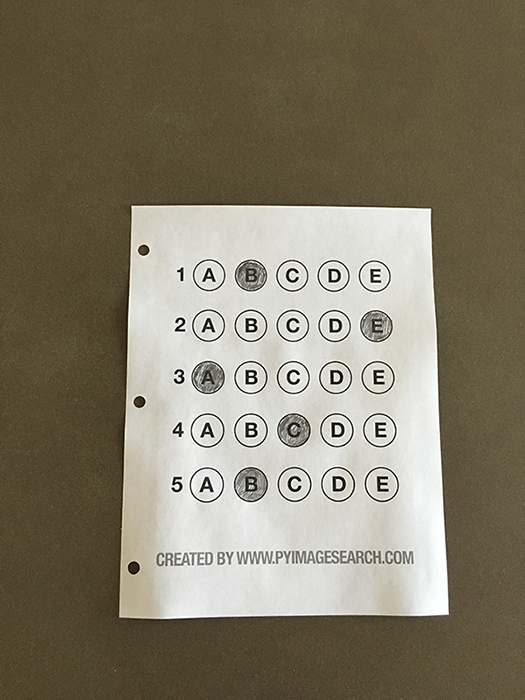
#> input picture samples/omr_test_01.png, 525 x 700 px, found by its file name
$ python optical_mark_recognizer.py   (older library calls are emulated)
#> lines starting #> are read from the running program, lines starting #| are printed output that depends on the picture; after the words box and inside, x2 and y2 are one past the last pixel; in counts of white or black regions, pixels touching at a corner belong together
### shared_python_modules/get_corners_from_contours.py
import cv2
import numpy as np

def get_corners_from_contours(contours):

    """
    Returns a numpy array of image corners from the given contours.
    """

    document_corners = np.ndarray((4, 1, 2), dtype=contours[0].dtype)

    for contour in contours:
        epsilon = 0.02 * cv2.arcLength(contour, True)
        document_corners = cv2.approxPolyDP(contour, epsilon, True)
        if len(document_corners) == 4:
            break

    return document_corners

### shared_python_modules/warp_to_birds_eye_view.py
import numpy as np
import cv2

def order_points(points):

	assert points.shape == (4, 1, 2), "A np.ndarray(shape = (4, 1, 2)) is required!"

	ordered_points = np.zeros((4, 1, 2), dtype=points.dtype)
	# the top-left point will have the smallest sum, whereas
	# the bottom-right point will have the largest sum
	points_sum = points.sum(axis = 2)
	ordered_points[0] = points[np.argmin(points_sum)]
	ordered_points[2] = points[np.argmax(points_sum)]
	# now, compute the difference between the points, the
	# top-right point will have the smallest difference,
	# whereas the bottom-left will have the largest difference
	points_diff = np.diff(points, axis = 2)
	ordered_points[1] = points[np.argmin(points_diff)]
	ordered_points[3] = points[np.argmax(points_diff)]
	# return the ordered coordinates

	return ordered_points


def warp(image, points, target_height=-1, target_width=-1):

	"""
	image (np.ndarray): Image to be transformed to birds-eye-view.
	points (np.ndarray): Corner points of the deformed image.
	target_width (int): Final image width.
	target_hight (int): Final image height.
	"""

	# Obtain a consistent order (in this case ccw) of the points and unpack individually.
	source_image_rectangle = order_points(points)
	source_image_rectangle = source_image_rectangle.astype(dtype=np.float)

	(top_left, top_right, bottom_right, bottom_left) = \
		source_image_rectangle[0][0], source_image_rectangle[1][0], source_image_rectangle[2][0], source_image_rectangle[3][0]

	if target_width == -1:
		# Compute target width which is the maximum width of the deformed item* in the image if it has not been passed.
		width_a = np.sqrt(((bottom_right[0] - bottom_left[0]) ** 2) + ((bottom_right[1] - bottom_left[1]) ** 2))
		width_b = np.sqrt(((top_right[0] - top_left[0]) ** 2) + ((top_right[1] - top_left[1]) ** 2))
		target_width = max(int(width_a), int(width_b))

	if target_height == -1:
		# Compute target height which is the maximum height of the deformed item* in the image if it has not been passed.
		height_a = np.sqrt(((top_right[0] - bottom_right[0]) ** 2) + ((top_right[1] - bottom_right[1]) ** 2))
		height_b = np.sqrt(((top_left[0] - bottom_left[0]) ** 2) + ((top_left[1] - bottom_left[1]) ** 2))
		target_height = max(int(height_a), int(height_b))

	target_image_rectangle = np.array([
		[0, 0],
		[target_width - 1, 0],
		[target_width - 1, target_height - 1],
		[0, target_height - 1]], dtype="float32")

	# compute the perspective transform matrix and then apply it
	temp = np.zeros(shape=target_image_rectangle.shape, dtype=np.float32)
	for i in range(4):
		temp[i] = source_image_rectangle[i][0]

	source_image_rectangle = [source_image_rectangle[i] for i in range(4)]
	source_image_rectangle = temp.copy()

	M = cv2.getPerspectiveTransform(source_image_rectangle, target_image_rectangle)
	return cv2.warpPerspective(image, M, (target_width, target_height))

### bubble_sheet_multiple_choice_scanner/optical_mark_recognizer.py
# This module takes an image of a multiple choice buble sheet as the input
# and gives back the grade.
import os
import sys
import time
from collections import defaultdict
sys.path.append(os.path.dirname(os.path.dirname(__file__)))

import argparse
import cv2
import numpy as np

import shared_python_modules as spm

ANSWERS_MAPPING = {0: 1, 1: 4, 2: 0, 3: 3, 4: 1}  # ABCDE - 01234
TEMP_IMG_PATH_FOR_FASTER_TESTING = "/home/lyonbach/Repositories/OpenCVStudies/samples/omr_test_01.png"

def extract_relevant_image(bare_image_path):

    """
    Function extracts the area that we are interested for evaluation.
    """

    gray = cv2.imread(bare_image_path, cv2.IMREAD_GRAYSCALE)
    blurred = cv2.GaussianBlur(gray, (5, 5), 0)
    _, thresh = cv2.threshold(blurred, 0, 255, cv2.THRESH_TRIANGLE)
    # edged = cv2.Canny(blurred, 75, 200)

    # Find contours in the edge map, then initialize
    # the contour that corresponds to the document
    edge_contours, _ = cv2.findContours(thresh, cv2.RETR_EXTERNAL, cv2.CHAIN_APPROX_SIMPLE)
    if not len(edge_contours):
        print("[WARNING]: Could not gather contours. Passing this one.")
        return np.ndarray(shape=gray.shape, dtype=gray.dtype)

    # Identify relevant image corners.
    document_corners = spm.get_corners_from_contours(edge_contours)

    # Step #2: Apply a perspective transform to extract the top-down, birds-eye-view of the exam.
    # Warp image to get bird-eye-view.
    return spm.warp(blurred.copy(), document_corners)
    # return spm.warp(gray.copy(), document_corners)

def get_questions_mapping(extracted_question_area):

    """
    Returns a dictionary containing the question number as keys, bubbles center coordinates as values.
    eg. dict = {int: (int, int)}
    """
    # Step #3: Extract the set of bubbles (i.e., the possible answer choices) from the perspective transformed exam.
    # Extract the bubbles.
    thresh = cv2.Canny(extracted_question_area, 75, 200)
    all_contours, _ = cv2.findContours(thresh.copy(), cv2.RETR_EXTERNAL, cv2.CHAIN_APPROX_SIMPLE)

    for contour in all_contours:

        min_x = int(np.min(contour[:, 0][:, 0]))
        max_x = int(np.max(contour[:, 0][:, 0]))
        cv2.min(contour[:, 0][:, 0])
        min_y = int(np.min(contour[:, 0][:, 1]))
        max_y = int(np.max(contour[:, 0][:, 1]))

        w = max_x - min_x
        h = max_y - min_y
        c = (int(min_x + float(w) / 2), int(min_y + float(h)/2))

        if (w not in range(20, 40)) or h not in range(20, 40):
            continue

        if abs(abs(max_x - min_x) - abs(max_y - min_y)) > 3:
            continue

        circles.append(c)

    # Step #4: Sort the questions/bubbles into rows.
    # Find clusters
    ys = [circle[1] for circle in circles]
    centroids = []
    for y in list(set([circle[1] for circle in circles])):
        if ys.count(y) > 2:
            centroids.append(y)

    # Create Dictionary From Clusters
    d = defaultdict(list)
    for circle in circles:
        for cen in centroids:
            if circle[1] in range(cen - 2, cen + 2):
                d[cen].append(circle)

    # Adjust dictionary.
    temp = {}
    for i, k in enumerate(sorted(d.keys())):
        temp[i] = d[k]

    return temp.copy()

# [48 lines left out: functions get_answer_from_one_question, get_all_answers, get_score, not called in this run]

def read_one_paper(image_path):

    initial_time = time.time()

    relevant_image = extract_relevant_image(image_path)
#> in extract_relevant_image, `gray = cv2.imread(bare_image_path, cv2.IMREAD_GRAYSCALE)`:
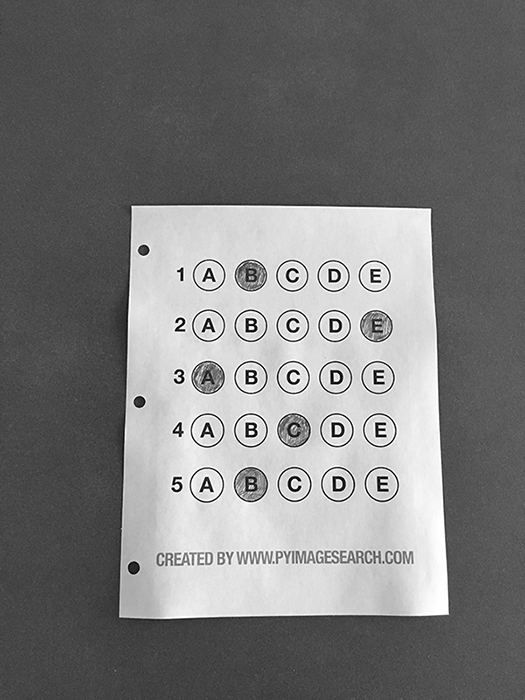
#> gray: shape (700, 525); min 0, max 255, mean 122.9
#> in extract_relevant_image, `blurred = cv2.GaussianBlur(gray, (5, 5), 0)`:
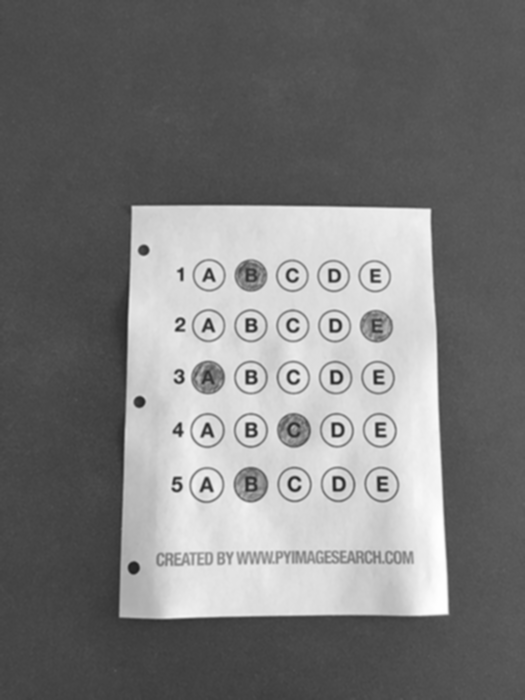
#> blurred: shape (700, 525); min 33, max 255, mean 122.9
#> in extract_relevant_image, `_, thresh = cv2.threshold(blurred, 0, 255, cv2.THRESH_TRIANGLE)`:
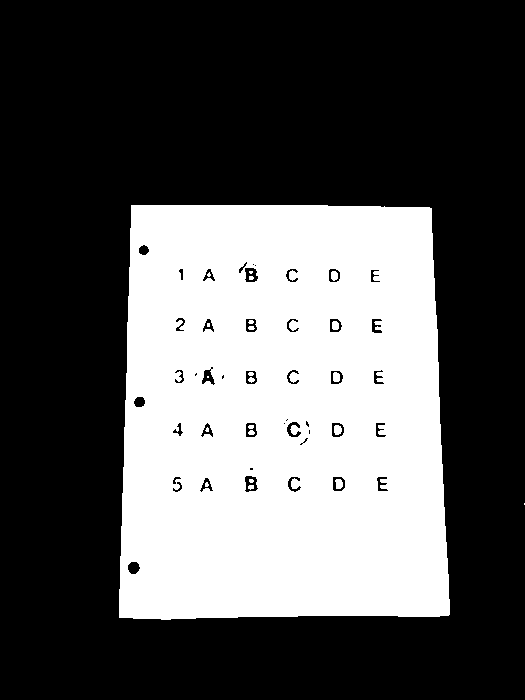
#> thresh: shape (700, 525); 34.7% white; 22 white regions (10 under 20 px)
#> in extract_relevant_image, `edge_contours, _ = cv2.findContours(thresh, cv2.RETR_EXTERNAL, cv2.CHA..`: edge_contours = 2 contours, 1 with area under 20; largest, box (x1, y1, x2, y2) and area: (119, 205, 450, 620) 129180
#> the loop in get_corners_from_contours, `for contour in contours:` made 2 passes
#> (epsilon, document_corners) on passes 1 to 2: (0.04, [[524, 503], [524, 504]]), (29.32, [[131, 205], [119, 617], [448, 615], [431, 208]])
#> in extract_relevant_image, `document_corners = spm.get_corners_from_contours(edge_contours)`: document_corners = [[131, 205], [119, 617], [448, 615], [431, 208]]
#> in order_points, `points_sum = points.sum(axis = 2)`: points_sum = [336, 736, 1063, 639]
#> in order_points, `points_diff = np.diff(points, axis = 2)`: points_diff = [74, 498, 167, -223]
#> in warp, `source_image_rectangle = order_points(points)`: source_image_rectangle = [[131, 205], [431, 208], [448, 615], [119, 617]]
#> in warp, `(top_left, top_right, bottom_right, bottom_left) = \ source_image_rect..`: top_left = [131, 205]; top_right = [431, 208]; bottom_right = [448, 615]; bottom_left = [119, 617]
#> in warp, `width_a = np.sqrt(((bottom_right[0] - bottom_left[0]) ** 2) + ((bottom..`: width_a = 329
#> in warp, `width_b = np.sqrt(((top_right[0] - top_left[0]) ** 2) + ((top_right[1]..`: width_b = 300
#> in warp, `target_width = max(int(width_a), int(width_b))`: target_width = 329
#> in warp, `height_a = np.sqrt(((top_right[0] - bottom_right[0]) ** 2) + ((top_rig..`: height_a = 407.4
#> in warp, `height_b = np.sqrt(((top_left[0] - bottom_left[0]) ** 2) + ((top_left[..`: height_b = 412.2
#> in warp, `target_height = max(int(height_a), int(height_b))`: target_height = 412
#> in warp, `target_image_rectangle = np.array([ [0, 0], [target_width - 1, 0], [ta..`: target_image_rectangle = [[0, 0], [328, 0], [328, 411], [0, 411]]
#> after the loop in warp, `for i in range(4):`: temp = [[131, 205], [431, 208], [448, 615], [119, 617]]
#> in warp, `source_image_rectangle = [source_image_rectangle[i] for i in range(4)]`: source_image_rectangle = [[[131, 205]], [[431, 208]], [[448, 615]], [[119, 617]]]
#> in warp, `source_image_rectangle = temp.copy()`: source_image_rectangle = [[131, 205], [431, 208], [448, 615], [119, 617]]
#> in warp, `M = cv2.getPerspectiveTransform(source_image_rectangle, target_image_r..`: M = [[1.13, 0.0329, -154.6], [-0.0114, 1.14, -232.9], [-4.32e-05, 0.000246, 1]]
#> in warp, `return cv2.warpPerspective(image, M, (target_width, target_height))`:
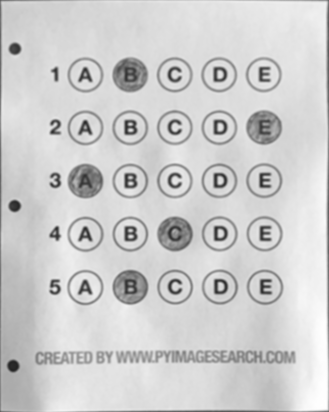
#> returned value: shape (412, 329); min 35, max 255, mean 205.1
    questions_area_info = get_questions_mapping(relevant_image)
#> in get_questions_mapping, `thresh = cv2.Canny(extracted_question_area, 75, 200)`:
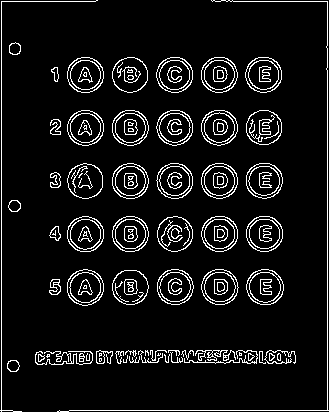
#> thresh: shape (412, 329); 8% white in thin lines or dots
#> in get_questions_mapping, `all_contours, _ = cv2.findContours(thresh.copy(), cv2.RETR_EXTERNAL, c..`: all_contours = 61 contours, 20 with area under 20; largest, box (x1, y1, x2, y2) and area: (246, 269, 284, 305) 1028, (67, 269, 104, 306) 1028, (246, 216, 283, 252) 1018, (67, 216, 104, 252) 1015, (201, 269, 239, 305) 1014
#> the loop in get_questions_mapping, `for contour in all_contours: ` made 1 pass
#> (min_x, max_x) on pass 1: (7, 19)
    answers_mapping = get_all_answers(relevant_image, questions_area_info)
    delta_time = time.time() - initial_time

    return answers_mapping, delta_time

def run_tests():

    question_per_paper = 5
    test_start = time.time()
    test_count = 100

    print(f"Total paper count: {test_count}")
    print(f"Start Read.")
    for i in range(test_count):
        # print(f"Evaluation started for: {image_path}")
        answers, delta_time = read_one_paper(TEMP_IMG_PATH_FOR_FASTER_TESTING)
        # print(f"Evaluated: {image_path}")
        # print(f"Elapsed: {delta_time} seconds.")
    total_test_time = time.time() - test_start

    print(f"Total papers read: {test_count}.")
    print(f"Total number of questions: {test_count * question_per_paper}")
    print(f"Elapsed Time: {total_test_time} seconds.")
    print(f"Sample Answers: {answers}")

    # cv2.imshow("win", relevant_image)
    # cv2.waitKey(0)

def run():

    run_tests()
    # [4 lines of commented-out code are left out]

if __name__ == "__main__":
#> (the run stopped early here; a loop or call above may not have finished)
